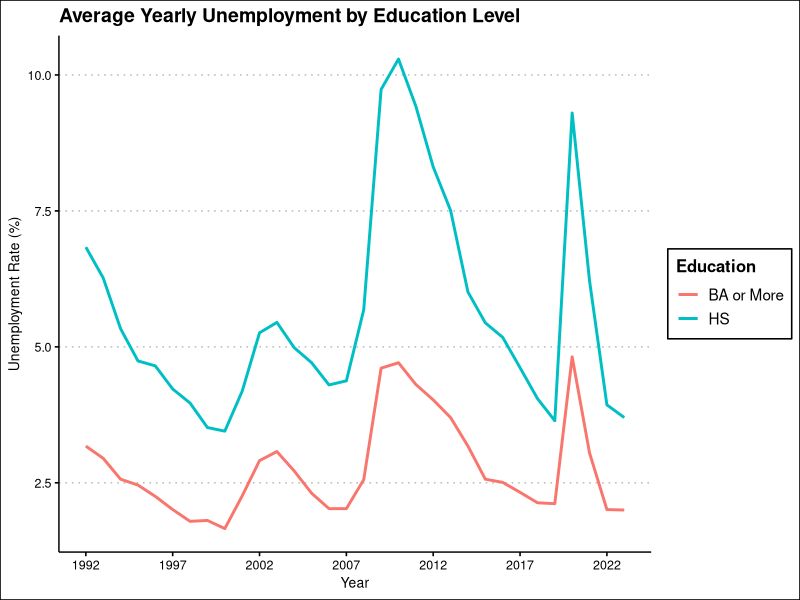

Recreate this plot in R.
## ---- chunk 1
library(readxl)
library(tidyverse)
library(ggthemes)

# Reading in data from the federal reserve cutting out the top portion of the excel sheet which is just descriptions 
df <- read_excel("data/unemployment_by_educ.xls", range = "A12:C385")
## ---- chunk 2
# Renaming the columns in the dataframe to be more descriptive 
df <- df %>% rename('BA or More' = LNS14027662, 'HS' = LNS14027660)
## ---- chunk 3
#pivoting the df longer 
dfL <- df %>% pivot_longer(!observation_date, names_to= "Education", values_to= "Unemployment_Rate") %>%
  rename(Date = observation_date)

#extracting the year from the date variable to make plotting by year a little easier 
dfL$year <- format(dfL$Date, "%Y")
dfL$year <- as.numeric(dfL$year)
## ---- chunk 4
# Condensing our df above grouping by year based on education level
graph <- dfL %>% group_by(year, Education) %>%
  summarise(UR_by_year = mean(Unemployment_Rate))
## ---- chunk 5
graph %>% ggplot(aes(x = year, y = UR_by_year, color=Education)) + 
  geom_line(size = 1) +
  
  labs(title = "Average Yearly Unemployment by Education Level",
       x = "Year",
       y = "Unemployment Rate (%)") +
  
  # Modifying the x axis to look at specifc years and set the interval 
  scale_x_continuous(
    breaks = seq(1992, 2023, by=5)) +
    
  theme_clean()
## ---- chunk 6
# Saving the graph 

#ggsave(one, filename = "graph/Unemployment_Rate.png", width = 10, height = 6)
